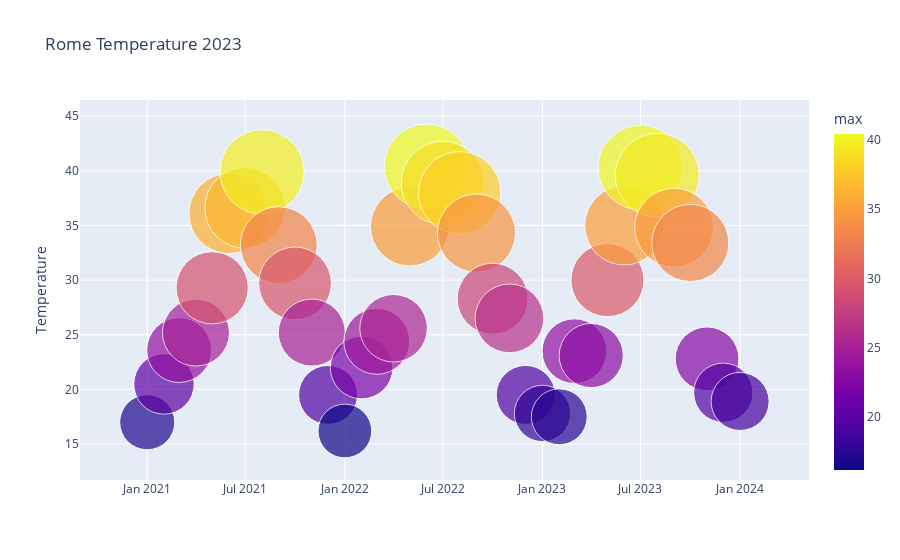

The notebook cell this image was saved under:
### Code cell
fig = px.scatter(roma, x="year-month", y="max", size="max", hover_name="max", title='Rome Temperature 2023', size_max=60, color='max')
fig.update_xaxes(title_text='')
fig.update_yaxes(title_text='Temperature')
fig.show()

### Figure 1 — Plotly figure (JSON) as saved in the notebook; plotly's stock layout.template omitted (floating-point values rounded to 4 significant figures)
{"data": [{"hovertemplate": "<b>%{hovertext}</b><br><br>year-month=%{x}<br>max=%{marker.color}<extra></extra>", "hovertext": [17, 20.5, 23.6, 25.2, 29.3, 36.1, 36.6, 39.9, 33.2, 29.7, 25.2, 19.5, 16.2, 22, 24.4, 25.6, 34.9, 40.4, 38.9, 38, 34.3, 28.3, 26.5, 19.5, 17.8, 17.5, 23.5, 23.1, 30, 35, 40.3, 39.6, 34.8, 33.4, 22.8, 19.7, 18.9], "legendgroup": "", "marker": {"color": [17, 20.5, 23.6, 25.2, 29.3, 36.1, 36.6, 39.9, 33.2, 29.7, 25.2, 19.5, 16.2, 22, 24.4, 25.6, 34.9, 40.4, 38.9, 38, 34.3, 28.3, 26.5, 19.5, 17.8, 17.5, 23.5, 23.1, 30, 35, 40.3, 39.6, 34.8, 33.4, 22.8, 19.7, 18.9], "coloraxis": "coloraxis", "size": [17, 20.5, 23.6, 25.2, 29.3, 36.1, 36.6, 39.9, 33.2, 29.7, 25.2, 19.5, 16.2, 22, 24.4, 25.6, 34.9, 40.4, 38.9, 38, 34.3, 28.3, 26.5, 19.5, 17.8, 17.5, 23.5, 23.1, 30, 35, 40.3, 39.6, 34.8, 33.4, 22.8, 19.7, 18.9], "sizemode": "area", "sizeref": 0.01122, "symbol": "circle"}, "mode": "markers", "name": "", "orientation": "v", "showlegend": false, "type": "scatter", "x": ["2021-01", "2021-02", "2021-03", "2021-04", "2021-05", "2021-06", "2021-07", "2021-08", "2021-09", "2021-10", "2021-11", "2021-12", "2022-01", "2022-02", "2022-03", "2022-04", "2022-05", "2022-06", "2022-07", "2022-08", "2022-09", "2022-10", "2022-11", "2022-12", "2023-01", "2023-02", "2023-03", "2023-04", "2023-05", "2023-06", "2023-07", "2023-08", "2023-09", "2023-10", "2023-11", "2023-12", "2024-01"], "xaxis": "x", "y": [17, 20.5, 23.6, 25.2, 29.3, 36.1, 36.6, 39.9, 33.2, 29.7, 25.2, 19.5, 16.2, 22, 24.4, 25.6, 34.9, 40.4, 38.9, 38, 34.3, 28.3, 26.5, 19.5, 17.8, 17.5, 23.5, 23.1, 30, 35, 40.3, 39.6, 34.8, 33.4, 22.8, 19.7, 18.9], "yaxis": "y"}], "layout": {"coloraxis": {"colorbar": {"title": {"text": "max"}}, "colorscale": [[0, "#0d0887"], [0.1111, "#46039f"], [0.2222, "#7201a8"], [0.3333, "#9c179e"], [0.4444, "#bd3786"], [0.5556, "#d8576b"], [0.6667, "#ed7953"], [0.7778, "#fb9f3a"], [0.8889, "#fdca26"], [1, "#f0f921"]]}, "legend": {"itemsizing": "constant", "tracegroupgap": 0}, "title": {"text": "Rome Temperature 2023"}, "xaxis": {"anchor": "y", "domain": [0, 1], "title": {"text": ""}}, "yaxis": {"anchor": "x", "domain": [0, 1], "title": {"text": "Temperature"}}}}
